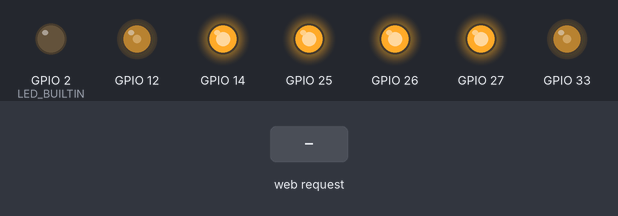
The program below on a simulated ESP32. On the bench: output pins drawn as LEDs (lit = HIGH). The inputs (shaded band) are chosen by the test bench. WiFi joins after 1.5 s; servers stay silent unless stated; what the program prints to the serial monitor is not drawn.

Above: at 3.2 s.
3.3 s: HTTP request GET /forward received
At 3.65 s:
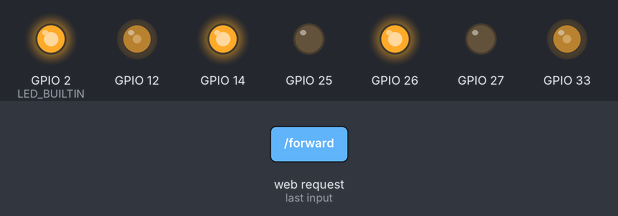
5.3 s: HTTP request GET /backward received
At 5.65 s:
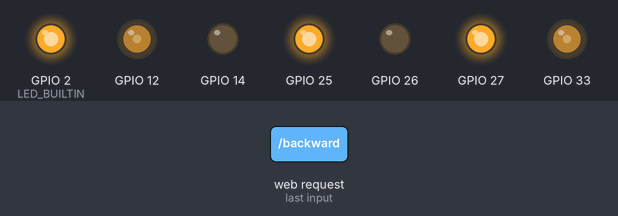
7.3 s: HTTP request GET /left received
At 7.45 s:
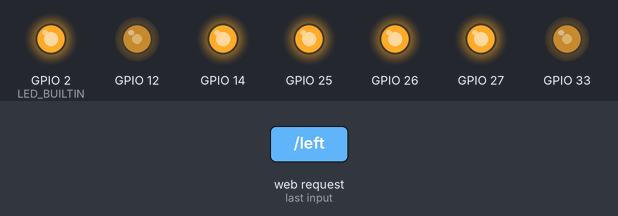
9.2 s: HTTP request GET /right received
At 9.57 s:
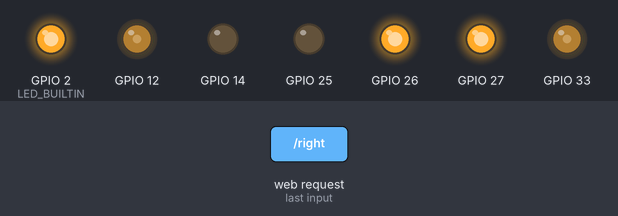
11.1 s: HTTP request GET /LeftMotorSpeed received
At 12.3 s:
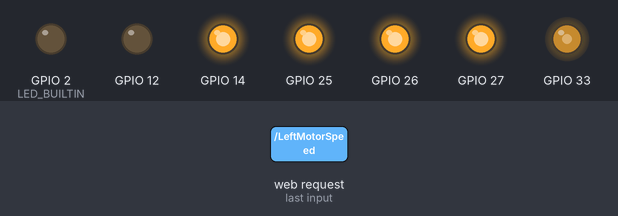
12.6 s: HTTP request GET /RightMotorSpeed received
At 13.6 s:
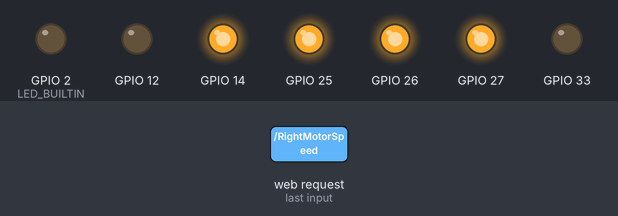
Timing chart, 0 to 15.1 s (numbered marks = the images above; inputs shaded):
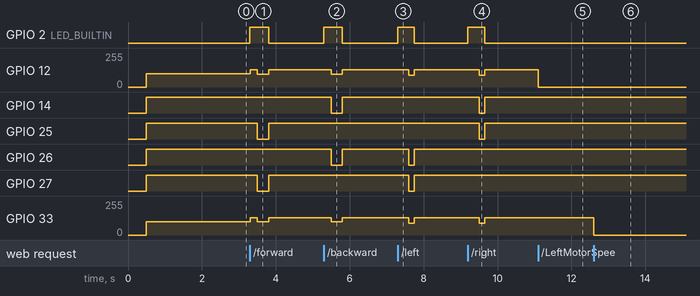

Measured:
- after the input at 3.3 s, GPIO 2 (LED_BUILTIN): LOW → HIGH at once, → LOW 0.50 s later; GPIO 12: 100/255 → 128/255 at once, → 97/255 0.20 s later, → 128/255 0.30 s later; GPIO 25, GPIO 27: HIGH → LOW after 0.20 s, → HIGH 0.30 s later; GPIO 33: 100/255 → 128/255 at once, → 100/255 0.20 s later, → 128/255 0.30 s later
- after the input at 5.3 s, GPIO 2 (LED_BUILTIN): LOW → HIGH at once, → LOW 0.50 s later; GPIO 12: 128/255 → 97/255 after 0.20 s, → 128/255 0.30 s later; GPIO 14, GPIO 26: HIGH → LOW after 0.20 s, → HIGH 0.30 s later; GPIO 33: 128/255 → 100/255 after 0.20 s, → 128/255 0.30 s later
- after the input at 7.3 s, GPIO 2 (LED_BUILTIN): LOW → HIGH at once, → LOW 0.45 s later; GPIO 12, GPIO 33: 128/255 → 90/255 after 0.30 s, → 128/255 0.15 s later; GPIO 26, GPIO 27: HIGH → LOW after 0.30 s, → HIGH 0.15 s later
- after the input at 9.2 s, GPIO 2 (LED_BUILTIN): LOW → HIGH at once, → LOW 0.45 s later; GPIO 12, GPIO 33: 128/255 → 90/255 after 0.30 s, → 128/255 0.15 s later; GPIO 14, GPIO 25: HIGH → LOW after 0.30 s, → HIGH 0.15 s later
- after the input at 11.1 s, GPIO 12: 128/255 → 0/255 at once
- after the input at 12.6 s, GPIO 33: 128/255 → 0/255 at once

The program:

main.cpp
```cpp
#include <Arduino.h>
#include <WiFi.h>
#include "html.h"

class motor
{
private:
  int speed;
  int in1;
  int in2;
  int pmw_pin;

public:
  motor(int In1, int In2, int Pmw);
  void set_speed(int speed);

  void forward(int speed);
  void forward();

  void back(int speed);
  void back();

  void stop();
  ~motor();
};

motor::motor(int In1, int In2, int Pmw)
{
  in1 = In1;
  in2 = In2;
  pmw_pin = Pmw;
  pinMode(in1, OUTPUT);
  pinMode(in2, OUTPUT);
  pinMode(pmw_pin, OUTPUT);
}

void motor::forward(int Speed)
{
  if ((Speed < 0) or (Speed > 255))
    Speed = 250;

  digitalWrite(in1, HIGH);
  digitalWrite(in2, LOW);
  analogWrite(pmw_pin, Speed);
  speed = Speed;
}

void motor::forward()
{
  digitalWrite(in1, HIGH);
  digitalWrite(in2, LOW);
  analogWrite(pmw_pin, speed);
}

void motor::back(int Speed)
{
  if ((Speed < 0) or (Speed > 255))
    Speed = 250;

  digitalWrite(in1, LOW);
  digitalWrite(in2, HIGH);
  analogWrite(pmw_pin, speed);
  speed = Speed;
}

void motor::back()
{
  digitalWrite(in1, LOW);
  digitalWrite(in2, HIGH);
  analogWrite(pmw_pin, speed);
}

void motor::set_speed(int Speed)
{
  if ((Speed < 0) or (Speed > 255))
    Speed = 250;
  speed = Speed;
  analogWrite(pmw_pin, speed);
}

void motor::stop()
{
  digitalWrite(in1, HIGH);
  digitalWrite(in2, HIGH);
  analogWrite(pmw_pin, 128);
}

motor::~motor()
{
}

motor small(GPIO_NUM_14, GPIO_NUM_27, GPIO_NUM_12); // Правый
motor big(GPIO_NUM_26, GPIO_NUM_25, GPIO_NUM_33);   // Левый

// вводим имя и пароль точки доступа
const char *ssid = "magick";
const char *password = "isintheair";

int ledBrightness = 0; // Initial LED brightness

WiFiServer server(80); // Create a server on port 80

void setup()
{
  delay(500);
  Serial.begin(115200);

  small.stop();
  big.stop();

  small.set_speed(100);
  big.set_speed(100);

  // Connect to Wi-Fi
  Serial.println();
  Serial.print("Connecting to ");
  Serial.println(ssid);

  WiFi.begin(ssid, password);
  pinMode(LED_BUILTIN, OUTPUT);

  while (WiFi.status() != WL_CONNECTED)
  {
    delay(500);
    Serial.print(".");
  }

  Serial.println("");
  Serial.println("WiFi connected.");
  Serial.println("IP address: ");
  Serial.println(WiFi.localIP());

  Serial.println(HTML_CONTENT);

  server.begin();
}

void loop()
{
  WiFiClient client = server.available(); // Check if a client has connected

  if (client)
  {
    digitalWrite(LED_BUILTIN, HIGH);
    Serial.println("New client");
    String currentLine = ""; // Make a String to hold incoming data from the client

    while (client.connected())
    { // Loop while the client is connected
      if (client.available())
      {                         // If there's bytes to read from the client,
        char c = client.read(); // read a byte
        Serial.write(c);        // Print it out to the serial monitor

        if (c == '\n')
        { // If the byte is a newline character
          // Check if the client's request is to go forward
          if (currentLine.startsWith("GET /forward"))
          {
            big.stop();
            small.stop();
            delay(200);

            big.set_speed(100);
            small.set_speed(97);

            big.forward();
            small.forward();
            delay(300);

            big.stop();
            small.stop();
          }
          // Check if the client's request is to go backward
          else if (currentLine.startsWith("GET /backward"))
          {
            big.stop();
            small.stop();
            delay(200);

            // big.set_speed(100);
            // small.set_speed(100);

            small.back();
            big.back();
            delay(300);

            big.stop();
            small.stop();
          }
          else if (currentLine.startsWith("GET /stop"))
          {
            big.stop();
            small.stop();
          }
          else if (currentLine.startsWith("GET /left"))
          {
            big.stop();
            small.stop();
            delay(300);

            big.set_speed(90);
            small.set_speed(90);

            big.back();
            small.forward();

            delay(150);

            big.stop();
            small.stop();
          }
          else if (currentLine.startsWith("GET /right"))
          {
            big.stop();
            small.stop();
            delay(300);

            big.set_speed(90);
            small.set_speed(90);

            big.forward();
            small.back();

            delay(150);

            big.stop();
            small.stop();
          }
          // Check if the client's request is to set LED brightness
          else if (currentLine.startsWith("GET /LeftMotorSpeed"))
          {
            int SpeedValue = currentLine.substring(currentLine.indexOf('=') + 1).toInt();
            small.set_speed(SpeedValue);
          }
          else if (currentLine.startsWith("GET /RightMotorSpeed"))
          {
            int SpeedValue = currentLine.substring(currentLine.indexOf('=') + 1).toInt();
            big.set_speed(SpeedValue);
          }
          // Clear the currentLine variable
          currentLine = "";
        }
        else if (c != '\r')
        {                   // If the byte is not a carriage return character
          currentLine += c; // Add it to the currentLine
        }

        // Check if the client has sent an empty line
        if (currentLine.length() == 0)
        {
          // Send a standard HTTP response header
          client.println(HTML_CONTENT);
          break;
        }
      }
    }

    // Close the connection
    client.stop();
    digitalWrite(LED_BUILTIN, LOW);
    Serial.println("Client disconnected");
  }
}
```

html.h
```cpp
const char *HTML_CONTENT = R"====(HTTP/1.1 200 OK
Content-type:text/html

<!DOCTYPE html><html><head><title>Robot control</title></head><body>
<h1>ESP32 Robot Control</h1>
<a href="/forward"><button>Forward</button></a>
<a href="/backward"><button>Backward</button></a>
<a href="/left"><button>Rotate Left</button></a>
<a href="/right"><button>Rotate Right</button></a>
<a href="/stop"><button>Stop</button></a>
<br><br>
<input type="range" min="0" max="255" value="150" class="slider" id="Speed Slider" oninput="setLeft(this.value)">
<input type="range" min="0" max="255" value="150" class="slider" id="Speed Slider" oninput="setRight(this.value)">
<script>
function setLeft(value) {var xhttp = new XMLHttpRequest(); xhttp.open("GET", "/LeftMotorSpeed?value=" + value, true); xhttp.send();}
function setRight(value) {var xhttp = new XMLHttpRequest(); xhttp.open("GET", "/RightMotorSpeed?value=" + value, true); xhttp.send();}
</script>
</body></html>
)====";
```
